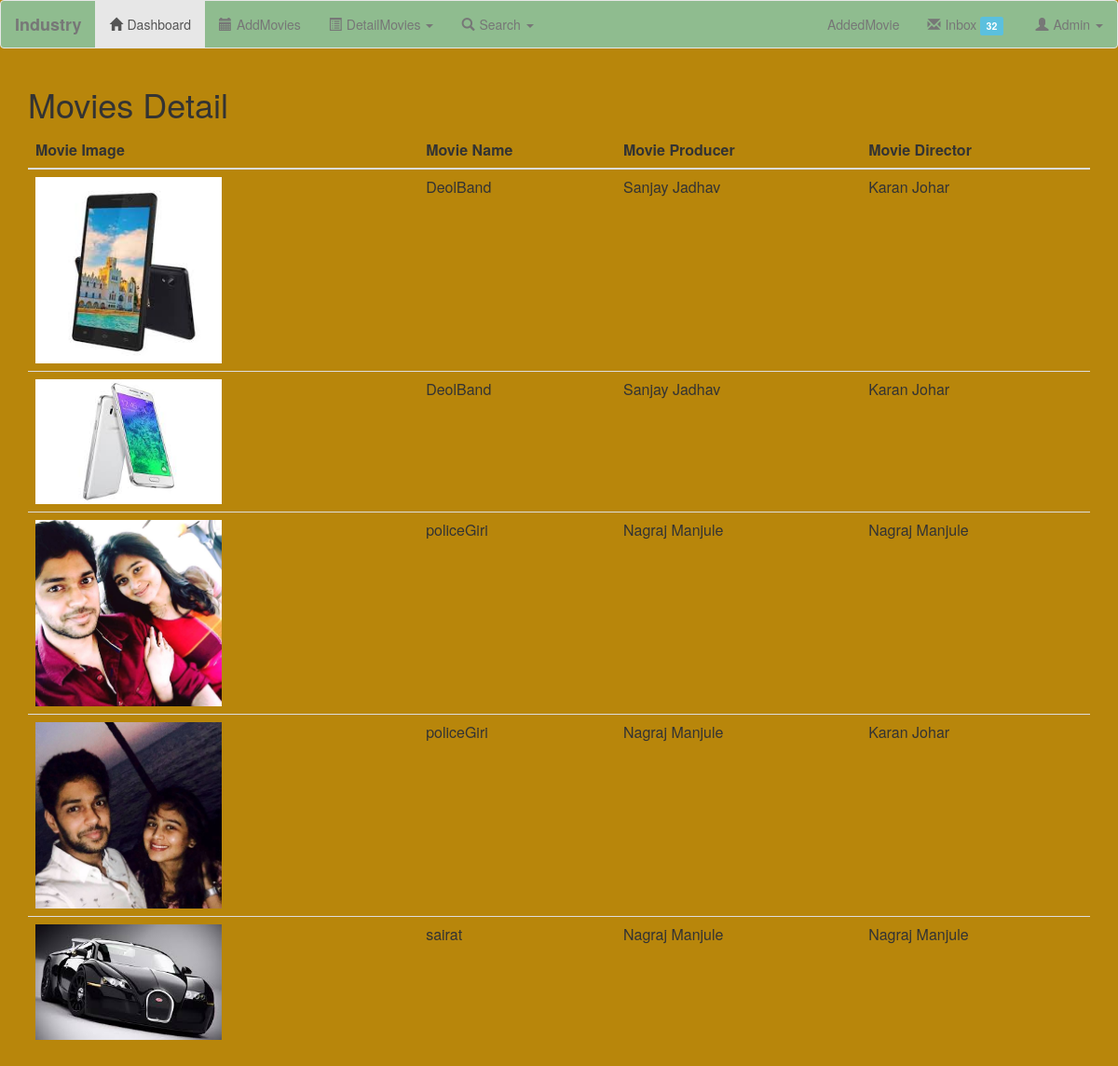
The page /MovieDeatil/ on the database as committed earlier.
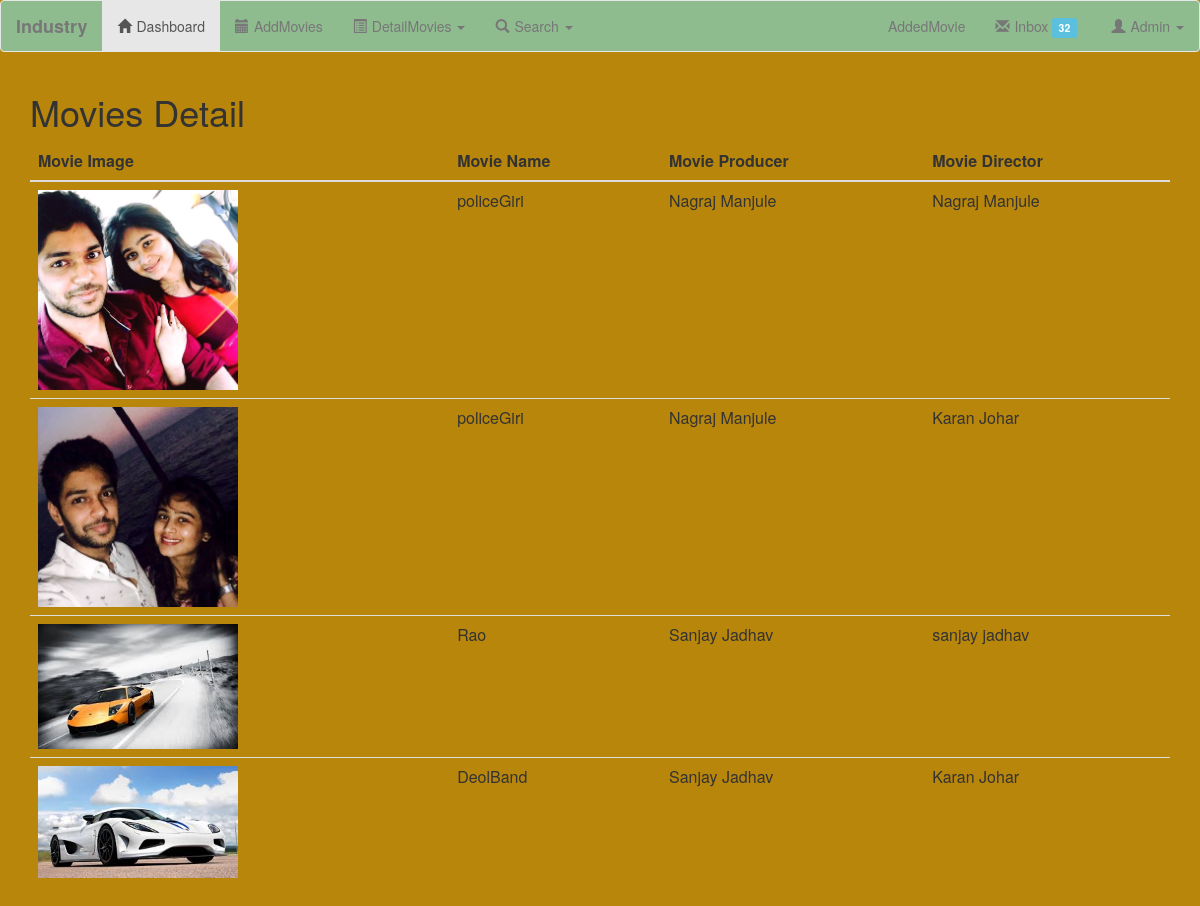
The same page on the database as committed later.
### Marathi/models.py (models this page shows, shortened)
class Movie(models.Model):
	  movie_name = models.CharField(max_length=20)
	  movie_catagory=models.CharField(max_length=30)
	  movie_director=models.CharField(max_length=20)
	  movie_producer=models.CharField(max_length=20)
	  movie_image=models.FileField()

### Marathi/views.py (the view)
# urls.py: url(r'^MovieDeatil/$',views.moviedeatil, name="Mdetail" ),
def moviedeatil(request):
   html=Movie.objects.all()
   context={
     'all':html,
   }
   return render(request , 'marathi/moviedetail.html',context)

### Marathi/templates/marathi/moviedetail.html
{% extends 'marathi/Admin.html' %}
{% block a %}
<div class="container">
<h1>Movies Detail</h1>
 <div class="table-responsive">
  <table class="table">
    <thead>
     <tr>
     	<th>Movie Image</th>
     	<th>Movie Name</th>
     	<th>Movie Producer</th>
     	<th>Movie Director</th>
     </tr>
    </thead>
    <tbody>
             {% for pro in all %}
       <tr>
     	<td><a href="{% url 'detail' pro.id %}"><img src="{{pro.movie_image.url}}" width="200px"></a></td>
        <td>{{pro.movie_name}}</td>
        <td>{{pro.movie_producer}}</td>
        <td>{{pro.movie_director}}</td>
     </tr>
     {% endfor %}
    </tbody>
  </table>
</div>
</div>
{% endblock %}

### Marathi/templates/marathi/Admin.html (shortened to what this page needs)
<link rel="stylesheet" href="https://maxcdn.bootstrapcdn.com/bootstrap/3.3.7/css/bootstrap.min.css">
    <nav class="navbar navbar-default" role="navigation">
        <div class="navbar-header">
            <a class="navbar-brand" href="http://www.jquery2dotnet.com"><b>Industry</b></a>
        </div>
        <div class="collapse navbar-collapse" id="bs-example-navbar-collapse-1">
            <ul class="nav navbar-nav">
                <li class="active"><a href="{% url 'admin' %}"><span class="glyphicon glyphicon-home"></span>Dashboard</a></li>
                <li><a href="{% url 'M-add' %}"><span class="glyphicon glyphicon-calendar"></span>AddMovies</a></li>
                <li class="dropdown"><a href="#" class="dropdown-toggle" data-toggle="dropdown"><span
                    class="glyphicon glyphicon-list-alt"></span>DetailMovies <b class="caret"></b></a>
                </li>
                <li class="dropdown"><a href="#" class="dropdown-toggle" data-toggle="dropdown"><span
                    class="glyphicon glyphicon-search"></span>Search <b class="caret"></b></a>
                </li>
            </ul>
            <ul class="nav navbar-nav navbar-right">
                <li class="dropdown"><a href="{% url 'Amovie' %}">AddedMovie
                </a>
                </li>
                <li class="dropdown"><a href="#" class="dropdown-toggle" data-toggle="dropdown"><span
                    class="glyphicon glyphicon-envelope"></span>Inbox <span class="label label-info">32</span>
                </a>
                </li>
                <li class="dropdown"><a href="#" class="dropdown-toggle" data-toggle="dropdown"><span
                    class="glyphicon glyphicon-user"></span>Admin <b class="caret"></b></a>
                </li>
            </ul>
        </div>
    </nav>
{% block a %}
{% endblock %}

### Marathi/templates/marathi/Admin.html (style rules this page uses)
.label,.glyphicon { margin-right:5px; }
.navbar-default { background-color: darkseagreen; }

Rows that differ between the two databases and show on the page:
removed Movie: movie_image (picture), movie_name "DeolBand", movie_producer "Sanjay Jadhav", movie_director "Karan Johar"
removed Movie: movie_image (picture), movie_name "DeolBand", movie_producer "Sanjay Jadhav", movie_director "Karan Johar"
removed Movie: movie_image (picture), movie_name "sairat", movie_producer "Nagraj Manjule", movie_director "Nagraj Manjule"
added Movie: movie_image (picture), movie_name "Rao", movie_producer "Sanjay Jadhav", movie_director "sanjay jadhav"
added Movie: movie_image (picture), movie_name "DeolBand", movie_producer "Sanjay Jadhav", movie_director "Karan Johar"
